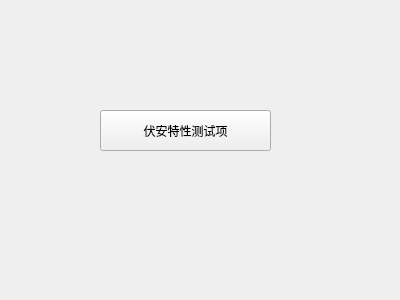
<?xml version="1.0" encoding="UTF-8"?>
<ui version="4.0">
 <class>Form</class>
 <widget class="QWidget" name="Form">
  <property name="geometry">
   <rect>
    <x>0</x>
    <y>0</y>
    <width>400</width>
    <height>300</height>
   </rect>
  </property>
  <property name="windowTitle">
   <string>伏安特性测试项</string>
  </property>
  <property name="windowIcon">
   <iconset resource="images/images.qrc">
    <normaloff>:/bat.ico</normaloff>:/bat.ico</iconset>
  </property>
  <widget class="QPushButton" name="btn_VI5">
   <property name="geometry">
    <rect>
     <x>100</x>
     <y>110</y>
     <width>171</width>
     <height>41</height>
    </rect>
   </property>
   <property name="text">
    <string>伏安特性测试项</string>
   </property>
   <property name="icon">
    <iconset resource="images/images.qrc">
     <normaloff>:/button.png</normaloff>:/button.png</iconset>
   </property>
  </widget>
 </widget>
 <resources>
  <include location="images/images.qrc"/>
 </resources>
 <connections/>
</ui>
